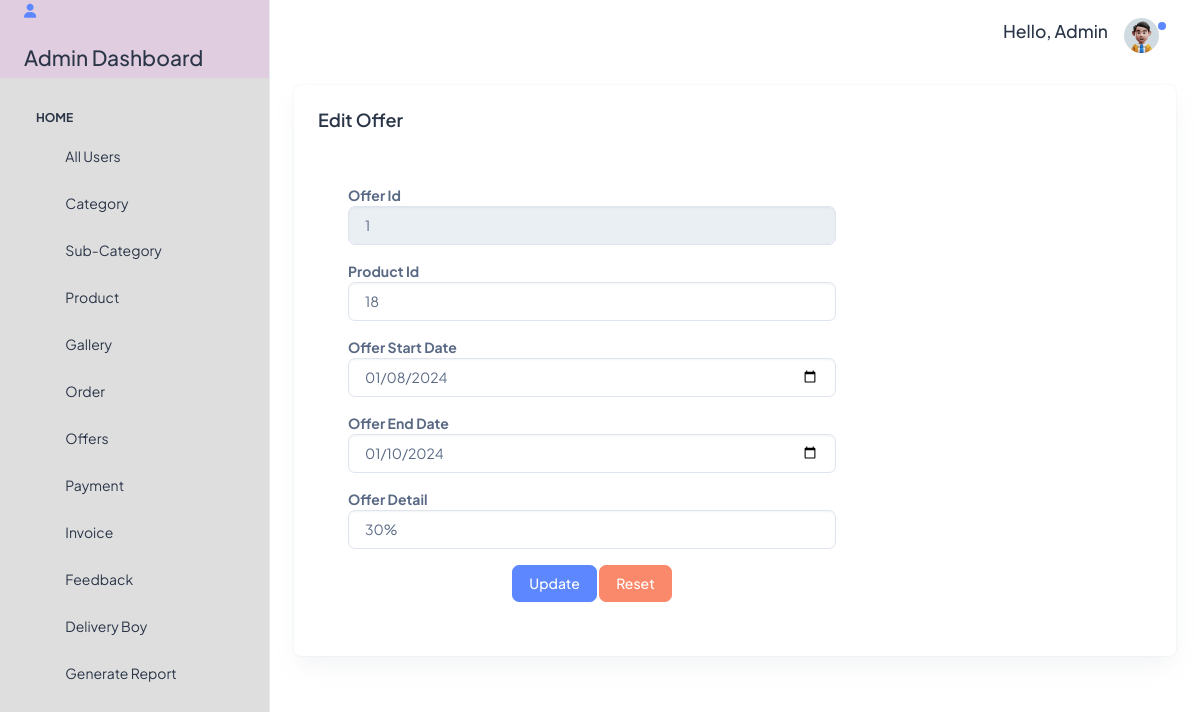
/editoffers?of_id=1 (signed in), run on the app's committed database.
### tables this page shows
CREATE TABLE `offers` (
  `of_id` int(11) NOT NULL,
  `p_id` int(11) NOT NULL,
  `of_startdate` date NOT NULL,
  `of_enddate` date NOT NULL,
  `of_detail` varchar(30) NOT NULL
);

### index.php (called while the page is built)
<?php require_once("Controller/controller.php");?>

### Model/model.php (called while the page is built, shortened)
<?php
class Model
{
    public $connection = "";
    public function __construct()
    {
        try {
            $this->connection = new mysqli("localhost", "root", "", "masterdatabase");
        } catch (\Throwable $th) {
            if (!file_exists("log")) {
                mkdir("log");
            }
            $ErrorMsg = PHP_EOL . "Error Msg >>>" . $th->getMessage() . PHP_EOL;
            $ErrorMsg .= "Error dateTime >>>" . date("d-m-Y H:i:s A") . PHP_EOL;
            $fileName = date('d_m_Y') . "_Error_log.txt";
            file_put_contents("log/" . $fileName, $ErrorMsg, FILE_APPEND);
        }
    }
    function select($tbl, $whr = "")
    {
        $SQL = "SELECT * FROM `$tbl`";
        if ($whr != "") {
            $SQL .= " WHERE ";
            foreach ($whr as $key => $value) {
                $SQL .= "$key = '$value'";
            }
            $SQL = rtrim($SQL, "AND");
        }
        $SQLEx = $this->connection->query($SQL);
        if ($SQLEx->num_rows > 0) {
            while ($row = $SQLEx->fetch_object()) {
                $Data[] = $row;
            }
            $Res['Code'] = 1;
            $Res['Data'] = $Data;
            $Res['Msg'] = "Success";
        } else {
            $Res['Code'] = 0;
            $Res['Data'] = 0;
            $Res['Msg'] = "Try again";
        }
        return $Res;
    }
}
?>

### Views/Admin/editoffer.php (the view)
<div class="container-fluid">
  <div class="row">
    <div class="col-lg-12 d-flex align-items-stretch">
      <div class="card w-100">
        <div class="card-body p-4">
          <h5 class="card-title fw-semibold mb-4">Edit Offer</h5>
          <div class="row">
            <div class="col-8">
            <div class="card-body">
                <form method="post">
                    <div class="row">
                    <div class="col">
                    <label for="offerid" class="input__label"><b>Offer Id</b></label>
                            <input type="text" placeholder="Enter Offer Id" disabled class="form-control" disabled name="of_id" value="<?php echo $editoffers['Data'][0]->of_id ?>" id="">
                        </div>
                    </div>
                    <div class="row mt-3">
                        <div class="col">
                        <label for="productid" class="input__label"><b>Product Id</b></label>
                            <input type="text" placeholder="Enter Product Id" class="form-control" name="p_id" value="<?php echo $editoffers['Data'][0]->p_id ?>" id="">
                        </div>
                    </div>
                    <div class="row mt-3">
                        <div class="col">
                        <label for="offerstartdate" class="input__label"><b>Offer Start Date</b></label>
                            <input type="date" placeholder="Enter Offer Start Date " class="form-control" name="of_startdate" value="<?php echo $editoffers['Data'][0]->of_startdate ?>" id="">
                        </div>
                    </div>
                    <div class="row mt-3">
                        <div class="col">
                        <label for="offerenddate" class="input__label"><b>Offer End Date</b></label>
                            <input type="date" placeholder="Enter Offer End Date " class="form-control" name="of_enddate" value="<?php echo $editoffers['Data'][0]->of_enddate ?>" id="">
                        </div>
                    </div>
                    <div class="row mt-3">
                        <div class="col">
                        <label for="offerdetail" class="input__label"><b>Offer Detail</b></label>
                            <input type="tel" placeholder="Enter Offer Detail " class="form-control" name="of_detail" value="<?php echo $editoffers['Data'][0]->of_detail ?>" id="">
                        </div>
                    </div>
                    <div class="row mt-3">
                        <div class="col text-center">
                            <input type="submit" class="btn btn-primary" value="Update" name="btn-update" id="">
                            <input type="reset" class="btn btn-danger" name="" id="">
                        </div>
                    </div>
                </form>
            </div>
          </div>
        </div>
      </div>
    </div>
  </div>
</div>

### data on the page
offers: of_id "1", p_id "18", of_startdate "01/08/2024", of_enddate "01/10/2024", of_detail "30%"
